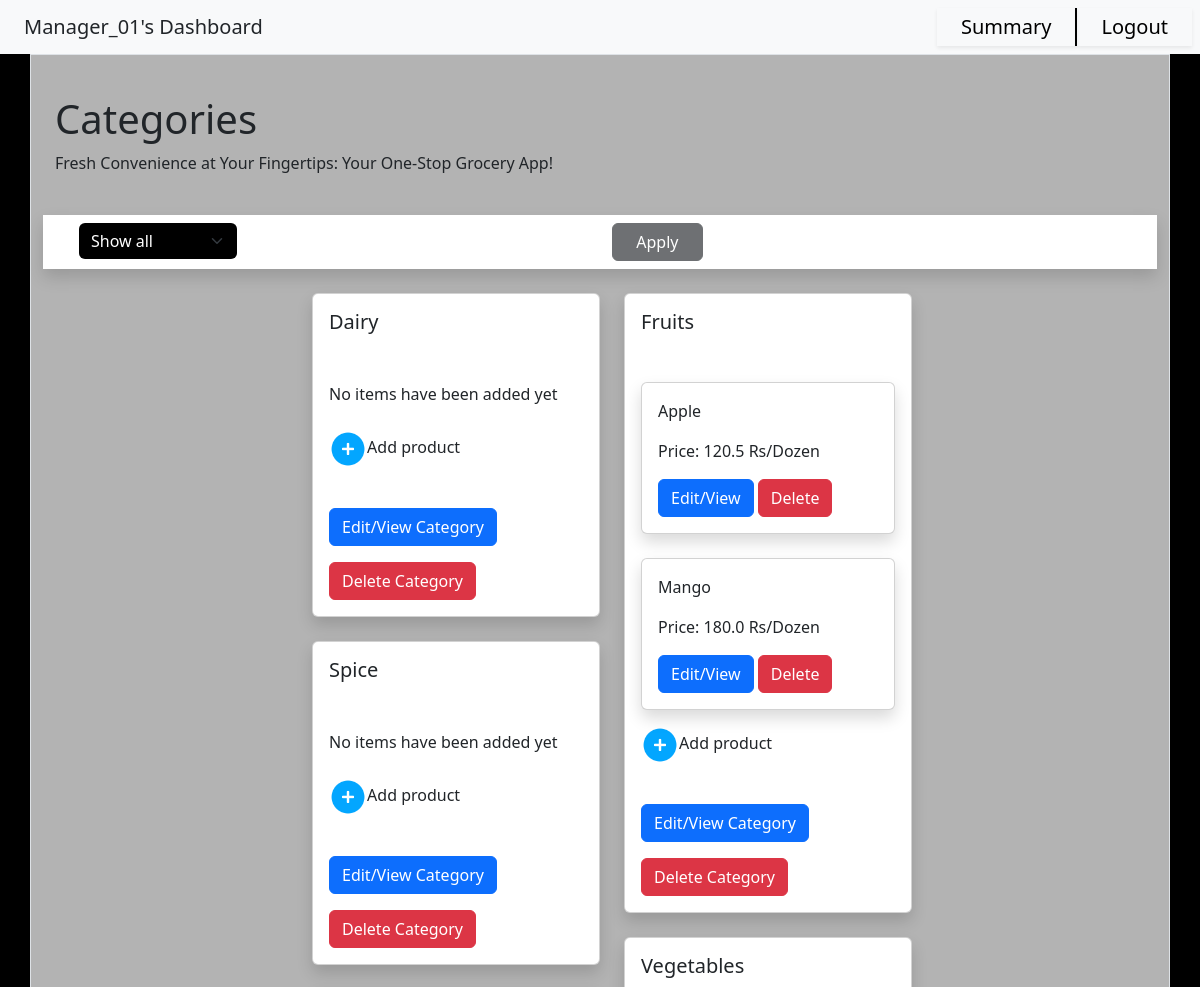
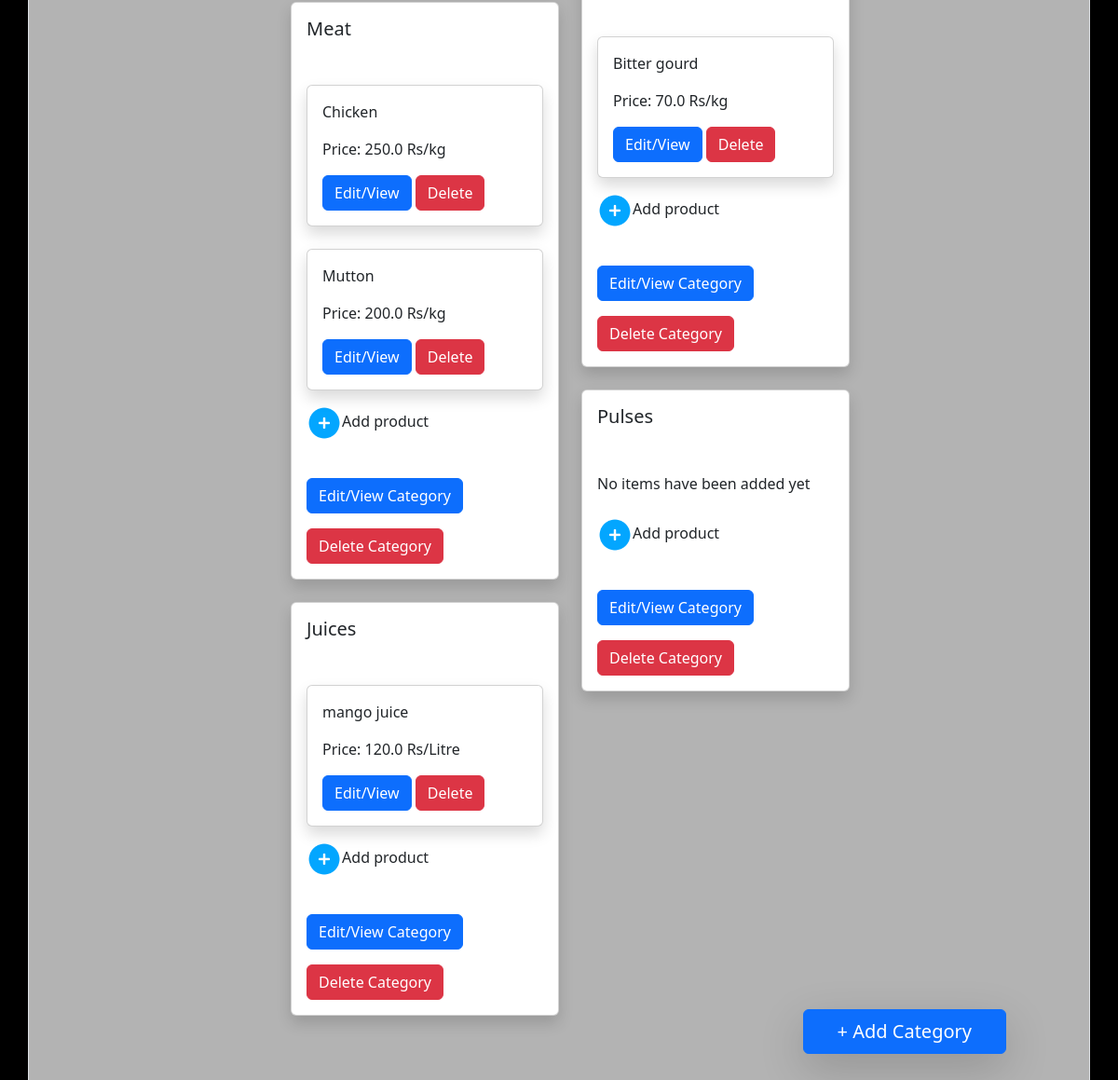
Page /Manager_01/manager_dashboard on the earlier database version (2 pictures, top to bottom).
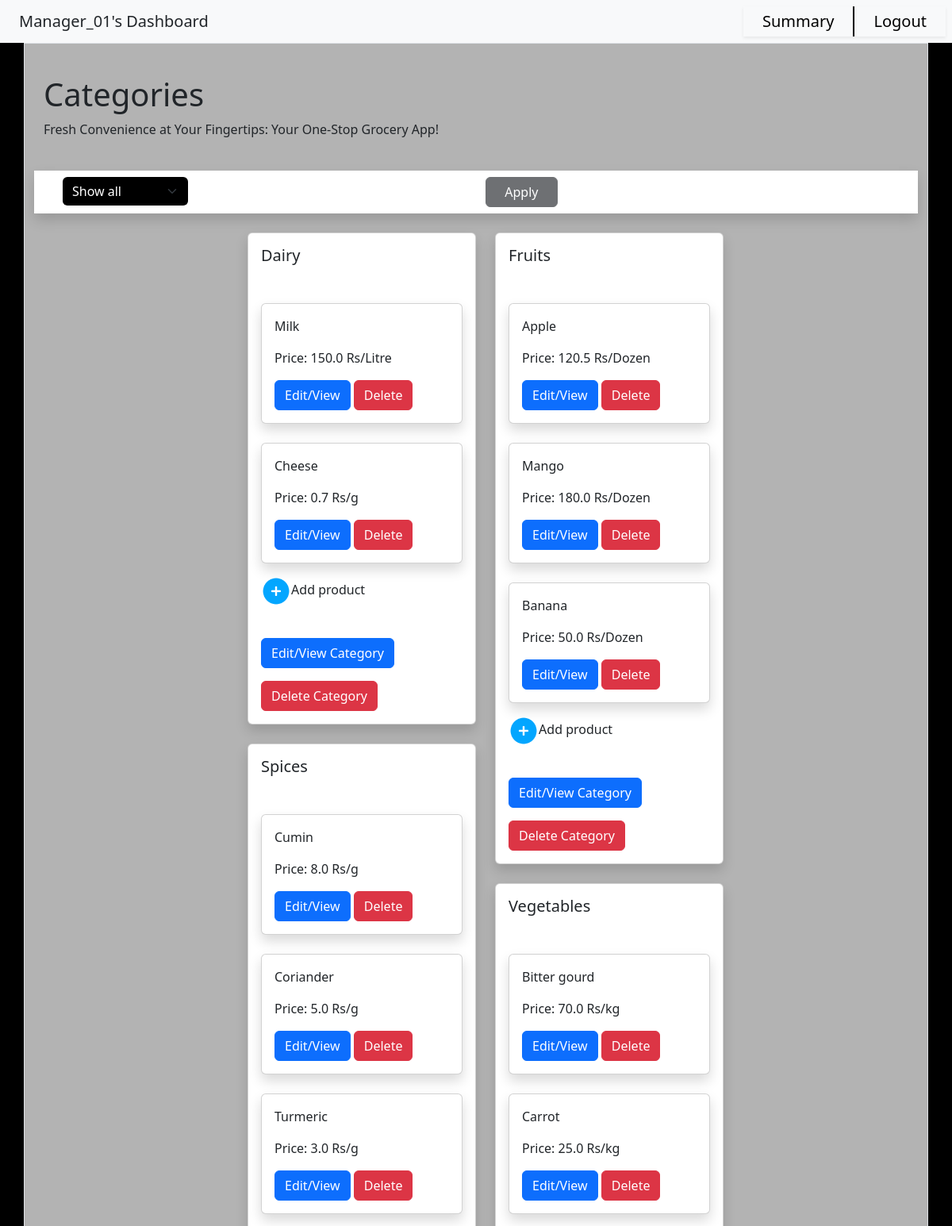
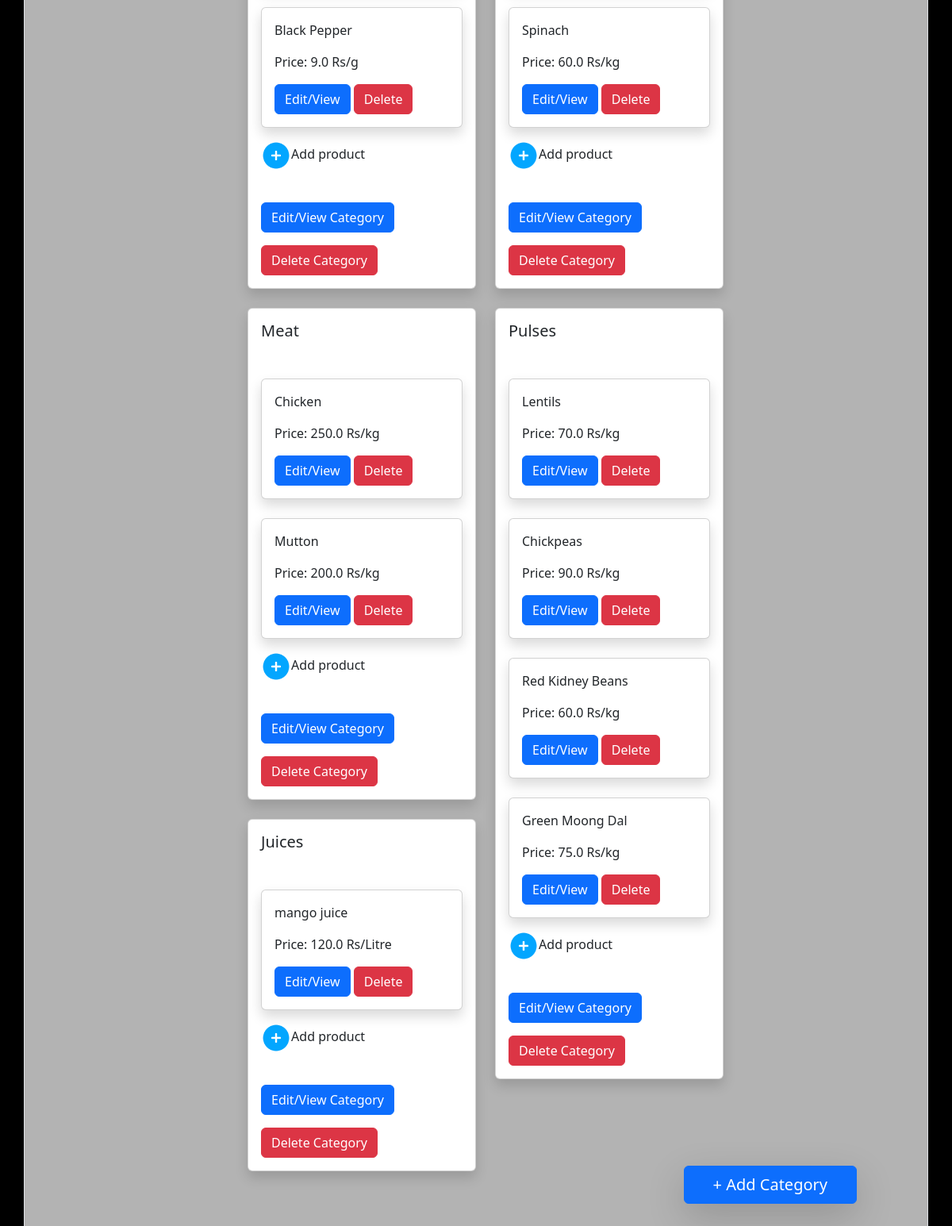
Same page on the later database version (2 pictures, top to bottom).
### application/models.py (models this page shows)
class Category(db.Model):
    __tablename__ = 'Category'
    CID = db.Column(db.Integer, autoincrement=True, primary_key=True)
    Name = db.Column(db.String(collation='NOCASE'), unique=True, nullable=False)
    products = db.relationship("Product", back_populates="cat", cascade='all, delete-orphan', passive_deletes=True)

class Product(db.Model):
    __tablename__ = 'Product'
    PID = db.Column(db.Integer, autoincrement=True, primary_key=True)
    Name = db.Column(db.String(collation='NOCASE'), unique=True, nullable=False)
    Price = db.Column(db.Float, nullable=False)
    Unit = db.Column(db.String, nullable=False)
    Stock = db.Column(db.Integer, nullable=False)
    CID = db.Column(db.Integer, db.ForeignKey('Category.CID', ondelete='CASCADE'))
    cat = db.relationship("Category", back_populates="products")
    ords = db.relationship("Order_Details", back_populates="product")

### application/controllers.py (the view)
@app.route("/<uname>/manager_dashboard")
def manager_logged_in(uname):
    return render_template("manager_dash.html", user = uname, categories=Category.query.all())

### templates/manager_dash.html (shortened to what this page needs)
<!DOCTYPE html>
<html>
    <head>
        <link href="https://cdn.jsdelivr.net/npm/bootstrap@5.3.1/dist/css/bootstrap.min.css" rel="stylesheet">
        <link href="https://cdn.jsdelivr.net/npm/bootstrap@5.3.0/dist/css/bootstrap.min.css" rel="stylesheet">
    </head>
    <body id="body">
        <nav id = "nav" class="navbar sticky-top bg-body-tertiary text-center">
                <div class="nav" style = "text-align:left;">
                    {{ user }}'s Dashboard
                </div>
                <div class="clickable nav shadow-sm" style = "margin-left:auto;text-align:right; border-right:2px solid black;">
                    <a href="/{{ user }}/summary" style = "text-decoration:none; color:black;">Summary</a>
                </div>
                <div class="clickable nav shadow-sm" style = "margin-right:1vh; text-align:left;">
                    <a href="/login" style = "text-decoration:none; color:black;">Logout</a>
                </div>
        </nav>
        <button id = "add-btn" type="button" class="btn btn-primary shadow-lg" onclick = "window.location.href = '/{{ user }}/add_category';">+ Add Category</button>
        <div id = "content" class="container border">
            <div style = "margin-left:1vw; margin-right:auto; margin-top:5vh;">
                <h1>Categories</h1>
                Fresh Convenience at Your Fingertips: Your One-Stop Grocery App!<br>
            </div>
            <div class = "container-fluid shadow" style = "width:100%; margin-top:5vh; background-color:white;">
                <div class ="row" style="margin-left:1vw; padding-top:1vh; padding-bottom:1vh">
                    <div class = "col-2" >
                        <select id = "filter-select" class="form-select" style = "background-color:black; color:white; border:none;" onchange = "filter_ip()" aria-label="Default select example">
                            <option selected>Show all </option>
                        </select>
                    </div>
                    <div class = "col-2"></div>
                    <div id = "range-val" class = "col-2"></div>
                    <button id = "filter-btn" type="button" class="btn btn-dark col-1" disabled onclick = "filter()">Apply</button>
                </div>
            </div>
            <div id = "initial-struct" style="display:none;">
                {% for cat in categories %}
                <div class="card cat shadow {{ cat.Name }}" id = "{{ cat.CID }}" >
                    <div class="card-body">
                        <h5 class="card-title mb-5">{{ cat.Name }}</h5>
                        <p class="card-text">
                            {% for prod in cat.products %}
                            <div class="card prod shadow" id = "{{ prod.PID }}">
                                <div class="card-body card-body-prod" id="{{ prod.Name }}">
                                    <p class="card-text">{{ prod.Name }}</p>
                                    <p class="card-text">Price: <span class="price">{{ prod.Price }}</span><span> </span> {{ prod.Unit }}</p>
                                    <button type="button" class="btn btn-primary edit-cat" onclick = "window.location.href = '/{{ user }}/edit_product/cat_{{ cat.CID }}/prod_{{ prod.PID }}';">Edit/View</button>
                                    <button type="button" class="btn btn-danger del-cat delProdBtn"  onclick = "fn1('{{ prod.PID }}')">Delete</button>
                                </div>
                            </div>
                            {% else %}
                            <p class="mb-4"> No items have been added yet </p>
                            {% endfor %}
                        </p>
                        <div class = "add-prod mb-3" onclick = "window.location.href = '/{{ user }}/add_prod/cat_{{ cat.CID }}';">
                            <img src = "{{url_for('static', filename='images/add-icon.jpg')}}" style = "width:15%; margin-left:auto">Add product<br><br>
                        </div>
                        <button type="button" class="btn btn-primary edit-cat mb-3" onclick = "window.location.href = '/{{ user }}/edit_category/cat_{{ cat.CID }}';">Edit/View Category</button>
                        <button type="button" class="btn btn-danger del-cat delCatBtn"  onclick = "fn2('{{ cat.CID}}')" >Delete Category</button>
                    </div>
                </div>
                {% endfor %}
            </div>
        </div>
    </body>
</html>

Differences in the rows shown:
shown differently, row unchanged: Category "Dairy": no longer shows "No items have been added yet"
added Product: Name "Milk", Price "150.0", Unit "Rs/Litre", shown under Category "Dairy"
added Product: Name "Cheese", Price "0.7", Unit "Rs/g", shown under Category "Dairy"
added Product: Name "Banana", Price "50.0", Unit "Rs/Dozen", shown under Category "Fruits"
changed Category: Name "Spice" → "Spices"; no longer shows "No items have been added yet"
added Product: Name "Cumin", Price "8.0", Unit "Rs/g", shown under Category "Spices"
added Product: Name "Coriander", Price "5.0", Unit "Rs/g", shown under Category "Spices"
added Product: Name "Turmeric", Price "3.0", Unit "Rs/g", shown under Category "Spices"
added Product: Name "Black Pepper", Price "9.0", Unit "Rs/g", shown under Category "Spices"
added Product: Name "Carrot", Price "25.0", Unit "Rs/kg", shown under Category "Vegetables"
added Product: Name "Spinach", Price "60.0", Unit "Rs/kg", shown under Category "Vegetables"
shown differently, row unchanged: Category "Pulses": no longer shows "No items have been added yet"
added Product: Name "Lentils", Price "70.0", Unit "Rs/kg", shown under Category "Pulses"
added Product: Name "Chickpeas", Price "90.0", Unit "Rs/kg", shown under Category "Pulses"
added Product: Name "Red Kidney Beans", Price "60.0", Unit "Rs/kg", shown under Category "Pulses"
added Product: Name "Green Moong Dal", Price "75.0", Unit "Rs/kg", shown under Category "Pulses"
